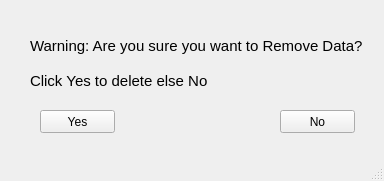
<?xml version="1.0" encoding="UTF-8"?>
<ui version="4.0">
 <class>MainWindow</class>
 <widget class="QMainWindow" name="MainWindow">
  <property name="geometry">
   <rect>
    <x>0</x>
    <y>0</y>
    <width>384</width>
    <height>181</height>
   </rect>
  </property>
  <property name="windowTitle">
   <string>Warning Box</string>
  </property>
  <widget class="QWidget" name="centralwidget">
   <widget class="QPushButton" name="yesButton">
    <property name="geometry">
     <rect>
      <x>40</x>
      <y>110</y>
      <width>75</width>
      <height>23</height>
     </rect>
    </property>
    <property name="text">
     <string>Yes</string>
    </property>
   </widget>
   <widget class="QPushButton" name="noButton">
    <property name="geometry">
     <rect>
      <x>280</x>
      <y>110</y>
      <width>75</width>
      <height>23</height>
     </rect>
    </property>
    <property name="text">
     <string>No</string>
    </property>
   </widget>
   <widget class="QLabel" name="label">
    <property name="geometry">
     <rect>
      <x>30</x>
      <y>30</y>
      <width>341</width>
      <height>31</height>
     </rect>
    </property>
    <property name="font">
     <font>
      <pointsize>11</pointsize>
     </font>
    </property>
    <property name="text">
     <string>Warning: Are you sure you want to Remove Data?</string>
    </property>
    <property name="alignment">
     <set>Qt::AlignLeading|Qt::AlignLeft|Qt::AlignVCenter</set>
    </property>
   </widget>
   <widget class="QLabel" name="label_2">
    <property name="geometry">
     <rect>
      <x>30</x>
      <y>70</y>
      <width>301</width>
      <height>21</height>
     </rect>
    </property>
    <property name="font">
     <font>
      <pointsize>11</pointsize>
     </font>
    </property>
    <property name="text">
     <string>Click Yes to delete else No </string>
    </property>
   </widget>
  </widget>
  <widget class="QMenuBar" name="menubar">
   <property name="geometry">
    <rect>
     <x>0</x>
     <y>0</y>
     <width>384</width>
     <height>21</height>
    </rect>
   </property>
  </widget>
  <widget class="QStatusBar" name="statusbar"/>
 </widget>
 <resources/>
 <connections/>
</ui>
